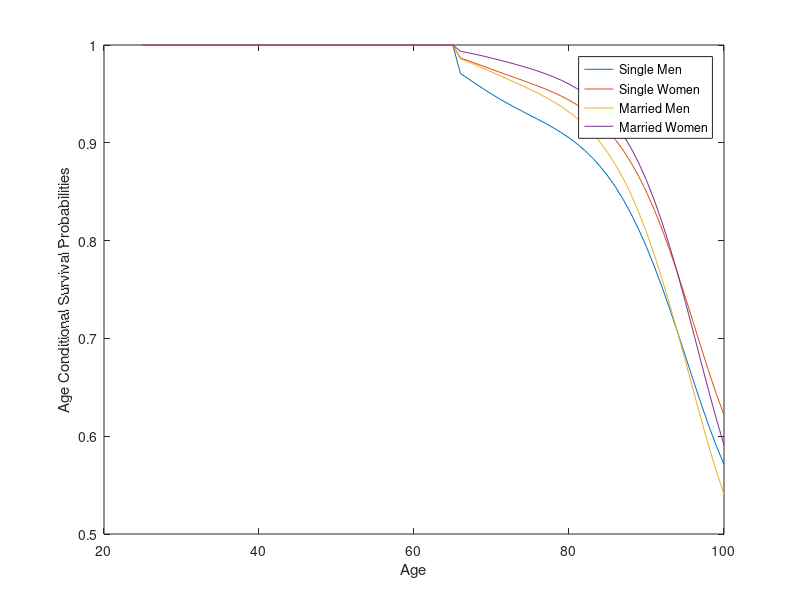
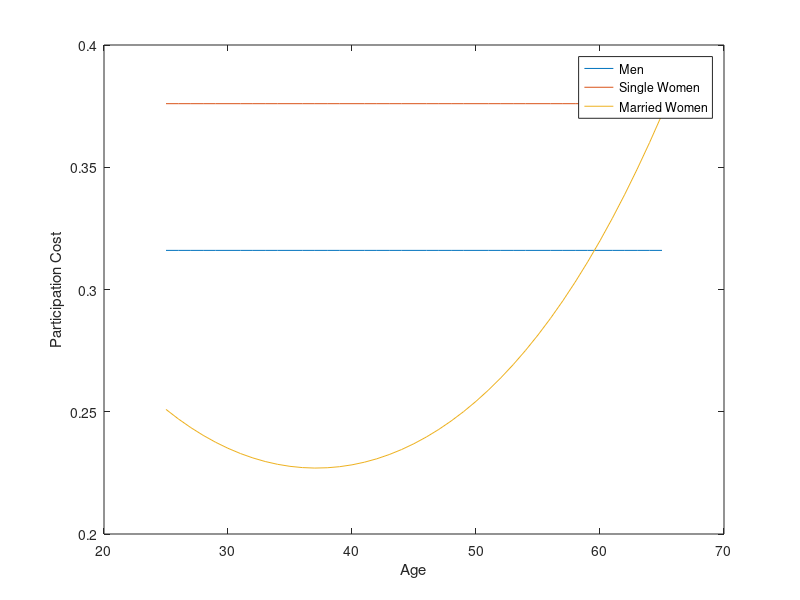

Write MATLAB code to recreate these figures, in order. (Note: this script raises an error after producing the figures.)
% Borella, De Nardi & Yang (2018) - The Aggregate Implications of Gender and Marriage
% We solve Economy 4 which is a model with three kinds of households: single female, single male, and married couple.
% Because moving between these is possible, and the moves are exogenous, we
% need to think of one agent who changes 'type' based on an exogenous state.

% Two small notational changes from BDNY2018. The deterministic
% age-dependent component of ages is called kappa_j (they call it e) and
% the markov (AR(1)) shock is called z (they call it epsilon).

% Everything is nice and smooth. 

% Two small errors/typos in BDNY2018 paper: 
% 1) pg 11, eqn 2 tells us that n is 0 to 1, but when used in eqn 5 it should 
% be hours (so 5840 times as much). Effectively, eqn 5 (and 13) is missing 
% a constant parameter than multiplies n. I will refer to this missing
% parameter as 'potential hours'.
% 2) pg 21, the multivariate normal for the initial distribution has
% delta_a on left and right hand sides, it should only appear on the left
% (should not appear on the right).

% The paper is missing a few parameters but the authors were very good/nice about 
% sending them in an clean well-documented format when I requested them by 
% email. You can find them all below, specifically, the conditional
% survival probabilities, the parametrization of the initial distribution,
% the 'potential hours' that multiplies n in eqn 5 (and 14),
% and kappa_j (the kappa_j are shown in Figure 13, but they sent me the exact
% numbers).

% Reproduces Figures 9, 10, 11, 14 of BDNY2018 (the parts relating to model, those figures also contain data which is not reproduced here)
% Create additional new figures 1,2,3 to show some other parts of the model to help illustrate what is going on.

CreateFigures=1


%%
n_d=[51,51]; % Two decision variables, endogenous labor supply for female and male, respectively
n_a=701; % Endogenous state, asset holdings
n_z=[7,7,4]; % Three exogenous states, female labor productivity, male labor productivity, household-type
N_j=76; 
Params.agejshifter=24; % Ages 25 to 100.

% A quick explanation of the third exogenous state which takes four values.
% This is the 'four' household types. We have single males, single females,
% and married couples. Because the married couples can transition to being
% single male/female, we cannot set them up at permanent types. So we set
% up an exogenous state to control these transitions. Notice that these
% transition probabilities occur based on the conditional survival
% probabilities, and that the conditional survival probabilities depend on
% this state. As a result, instead of treating conditional survival
% probabilities as another discount factor (which is standard) we instead
% treat the conditional survival probabilities as transition probabilities
% of the exogenous state. We therefore need to add a fourth grid point to
% the exogenous state which signifies death. This is not particully
% computationally efficient, but it is easy enough (VFI Toolkit has no
% feature to permit the conditional survival probabilities to depend on the
% exogenous state which would be the better way to handle it.)

% The third exogenous state is called 'htype', and htype==1 is married
% couple, htype==2 is single female, htype==3 is single male, and hype==4
% is deceased.

%% Parameters
% Economy 4, so most parameters come from Table 9
% [some from Table 3 and Table 4]
% Paper is missing a few parameter values, BDNY were kind enough to send them by email. 
% Big thanks to them! Specifically, kappa_j (deterministic age-dependent component of 
% earnings), s_j (conditional survival probabilities), potential hours, and the 
% parameters that determine  the initial age distribution are those that are from email.

% Age j
Params.agej=1:1:N_j;
% actual age is agej+agejshifter
Params.age=Params.agej+Params.agejshifter;
% Retirement age
Params.Jr=66-Params.agejshifter; % Retire at age 66


% Preferences
Params.beta=0.961; % Discount factor
Params.gamma=2; % risk aversion coefficient
Params.omega=0.496; % Consumption weight

% Labor force participation fixed cost (only used for working age)
Params.participationcost_men=0.316;
Params.participationcost_women_single=0.376;
Params.participationcost_women_married=exp(0.0009.*Params.agej.^2-0.0236*Params.agej-1.0708)./(1+exp(0.0009.*Params.agej.^2-0.0236*Params.agej-1.0708));
% Participation cost for women: this formula comes from pg 25 of BDNY2018.
% Figure 14 plots it and the formula here does reproduce the figure.
% [I originally used age rather than agej in formula, but Fig 14 makes it clear that is should be agej]
if CreateFigures==1
    figure(14)
    plot(Params.age(1:Params.Jr-1),Params.participationcost_men*ones(1,Params.Jr-1))
    hold on
    plot(Params.age(1:Params.Jr-1),Params.participationcost_women_single*ones(1,Params.Jr-1))
    plot(Params.age(1:Params.Jr-1),Params.participationcost_women_married(1:Params.Jr-1))
    hold off
    ylabel('Participation Cost')
    xlabel('Age')
    legend('Men','Single Women','Married Women')
end

% Hours worked factor
Params.potentialhours=5840; % BDNY2018 by email tell me that the 'total potential hours' which multiplies n is5840 (=365 days*16 hrs per day)

% Prices
Params.r=0.04; % interest rate

% Retirement and Pensions
Params.tau_ss=0.038; % Social security tax rate on employees

% Earnings process, deterministic component
Params.kappa_j_men=[14.28697096, 14.92876666, 15.50469684, 16.01569213, 16.46435926, 16.85445477, 17.19077667, 17.47871754, 17.72400614, 17.93263075, 18.11042972, 18.26303369, 18.39575626, 18.51342232, 18.62027424, 18.72015966, 18.81615859, 18.91073972, 19.00573926, 19.10217112, 19.20062825, 19.30071226, 19.40137617, 19.50086844, 19.5965984, 19.68513928, 19.76237742, 19.82327991, 19.86221136, 19.87262189, 19.84732029, 19.77866833, 19.65858228, 19.47902022, 19.2315277, 18.90867856, 18.50342777, 18.01015922, 17.42479166, 16.74579195, 15.97365815, zeros(1,N_j-Params.Jr+1)]; % fill in zeros for retirement ages
Params.kappa_j_women=[10.23342169, 10.33615559, 10.43110283, 10.52023978, 10.605471, 10.6885492, 10.77108253, 10.85453538, 10.94021008, 11.0292408, 11.12258805, 11.22103341, 11.32520757, 11.43549369, 11.55209724, 11.67506067, 11.80415986, 11.93894804, 12.07874142, 12.22256703, 12.36923078, 12.51715371, 12.66452781, 12.8091787, 12.94859127, 13.07991699, 13.19993625, 13.30513432, 13.3916985, 13.45548729, 13.49216302, 13.49726402, 13.46622906, 13.3946316, 13.27811246, 13.11277571, 12.89515939, 12.6225513, 12.29306153, 11.90600625, 11.46174536, zeros(1,N_j-Params.Jr+1)]; % fill in zeros for retirement ages

% Earnings processes (from Table 4)
% Persistence of markov shocks
Params.rho_z_men=0.973;
Params.rho_z_women=0.963;
% Params.rho_z_menwomen=0.973;
Params.rho_z_married=0.972;
% Variance of markov innovations
Params.sigmasq_upsilon_men=0.016;
Params.sigmasq_upsilon_women=0.014;
% Params.sigmasq_upsilon_menwomen=0.021;
Params.sigmasq_upsilon_married=0.013;
% Initial variance
Params.sigmasq_init_z_men=0.128;
Params.sigmasq_init_z_women=0.128;
% Params.sigmasq_init_z_menwomen=0.128;
Params.sigmasq_init_z_married=0.128;

% Conditional Survival Probabilities [Just used to construct transition probabilities for htype]
% BDNY2018 Appendix A states "We model the probability of being alive at
% time t as a logit function" from HRS biennial data. They do state that s_j=1 for working ages
% I emailed authors and they sent me the following parameter values
Params.s_j_men=[ones(1,Params.Jr-1), 0.9708540312, 0.9654954844, 0.9601461089, 0.9549150054, 0.9498879234, 0.9451082213, 0.940578516, 0.9362672177, 0.9321064622, 0.928034319, 0.9239414182, 0.919726484, 0.9152684335, 0.9104409934, 0.9051246504, 0.8991750989, 0.8924468522, 0.884799902, 0.8760654515, 0.8661334404, 0.8548043058, 0.8419632417, 0.8275050364, 0.8113131369, 0.7934129312, 0.7737980124, 0.7526544571, 0.7301095265, 0.7065543154, 0.682371187, 0.6581025282, 0.6341793149, 0.6114001461, 0.5902426503, 0.5713174184];
Params.s_j_women=[ones(1,Params.Jr-1), 0.9867173292, 0.9839537557, 0.9810895031, 0.9781775739, 0.9752641812, 0.9723774046, 0.969525577, 0.966698489, 0.963864254, 0.9609913506, 0.9580178755, 0.9548816988, 0.9515039178, 0.947796448, 0.9436688848, 0.9390081383, 0.933691744, 0.9275915251, 0.9205495885, 0.9124369293, 0.9030503063, 0.8922328875, 0.8798241982, 0.86564477, 0.8496186806, 0.8316466875, 0.8117952836, 0.7901019966, 0.7668593618, 0.7423955654, 0.7172294449, 0.6918221763, 0.667022471, 0.6434068853, 0.6216936057];
Params.s_j_married_men=[ones(1,Params.Jr-1), 0.9857772492, 0.9826486379, 0.979351984, 0.975942647, 0.9724705996, 0.968967363, 0.9654432869, 0.9618879751, 0.9582658633, 0.9545406942, 0.9506398489, 0.9464884755, 0.9419901481, 0.9370354902, 0.9315104472, 0.9252723856, 0.9181662883, 0.9100301624, 0.9006674505, 0.8899198529, 0.8775450903, 0.863366277, 0.8472150339, 0.8289168868, 0.8084411651, 0.785749516, 0.7610170302, 0.7343962364, 0.706334129, 0.677301214, 0.6479487248, 0.6188217937, 0.5908262567, 0.5645208063, 0.5405648483];
Params.s_j_married_women=[ones(1,Params.Jr-1), 0.9935989401, 0.992044741, 0.9903554811, 0.9885517802, 0.9866536883, 0.9846739092, 0.9826155039, 0.980471028, 0.9782190319, 0.975836103, 0.973276773, 0.970490844, 0.9674117874, 0.9639603055, 0.960048177, 0.9555625464, 0.9503736337, 0.9443364884, 0.937270943, 0.92900752, 0.9193032442, 0.9079407056, 0.8946906353, 0.8793009575, 0.861614884, 0.8414655991, 0.8188646896, 0.7938284563, 0.7666627684, 0.7377541306, 0.7077193293, 0.6771431241, 0.6470122624, 0.6180256858, 0.5909978175];
% Do a plot of the survival probabilities, just to see them
if CreateFigures==1
    figure(1)
    plot(Params.age,Params.s_j_men)
    hold on
    plot(Params.age,Params.s_j_women)
    plot(Params.age,Params.s_j_married_men)
    plot(Params.age,Params.s_j_married_women)
    hold off
    ylabel('Age Conditional Survival Probabilities')
    xlabel('Age')
    legend('Single Men','Single Women','Married Men','Married Women')
end


%% Grids
a_grid=500000*linspace(0,1,n_a)'.^3; 
% I just had to guess a max, then adjust it till it was reasonable
% BDNY2018 are essentially using this grid in USD (can be nice when you go to data)

n1_grid=linspace(0,1,n_d(1))'; % can tell from size of 'participationcost' parameters that model is on 0 to 1 (not actual hours worked which is what figures show)
n2_grid=linspace(0,1,n_d(2))';
d_grid=[n1_grid; n2_grid];

% Discretization is an AR(1), but because there is an initial distribution
% (variance) which is not the asymptotic/unconditional variance, we are
% better (in sense grid will be more efficient) using a life-cycle AR(1) method.
% Because male and female exogenous shocks are independent, we will create them separately and then join the two
% Set the initial distribution
kirkbyoptions_men.initialj1sigmaz=sqrt(Params.sigmasq_init_z_men); % age j=1 is a normal distribution with mean zero and this standard deviation [you can also set the mean, but default is zero]
[z_grid_J_men, pi_z_J_men,jequaloneDistz_men,~] = discretizeLifeCycleAR1_KFTT(0,Params.rho_z_men,sqrt(Params.sigmasq_upsilon_men),n_z(2),N_j,kirkbyoptions_men);
kirkbyoptions_women.initialj1sigmaz=sqrt(Params.sigmasq_init_z_women); % age j=1 is a normal distribution with mean zero and this standard deviation [you can also set the mean, but default is zero]
[z_grid_J_women, pi_z_J_women,jequaloneDistz_women,~] = discretizeLifeCycleAR1_KFTT(0,Params.rho_z_women,sqrt(Params.sigmasq_upsilon_women),n_z(1),N_j,kirkbyoptions_women);
% Note, this is currently ln(z). We want the actual z
z_grid_J_men=exp(z_grid_J_men);
z_grid_J_women=exp(z_grid_J_women);
% Set up the htype
htype_grid=(1:1:4)';
pi_htype_J=zeros(4,4,N_j);% Build from the conditional survival probabilities
for jj=1:N_j
    % Married couples
    pi_htype_J(1,1,jj)=Params.s_j_married_men(jj)*Params.s_j_married_women(jj);
    pi_htype_J(1,2,jj)=1-Params.s_j_married_men(jj);
    pi_htype_J(1,3,jj)=1-Params.s_j_married_women(jj);
    % Single women
    pi_htype_J(2,2,jj)=Params.s_j_married_women(jj);
    pi_htype_J(2,4,jj)=1-Params.s_j_married_women(jj);
    % Single men
    pi_htype_J(3,3,jj)=Params.s_j_married_men(jj);
    pi_htype_J(3,4,jj)=1-Params.s_j_married_men(jj);
    % Note: since V for deceased is zero, what we put as transtion
    % probability from deceased to deceased (1 or 0) anyway irrelevant.
    pi_htype_J(4,4,jj)=1;
end

% Put together the exogenous shocks
z_grid_J=zeros(sum(n_z),N_j);
pi_z_J=zeros(prod(n_z),prod(n_z),N_j);
for jj=1:N_j
    z_grid_J(:,jj)=[z_grid_J_women(:,jj);z_grid_J_men(:,jj);htype_grid];
    pi_z_J(:,:,jj)=kron(pi_htype_J(:,:,jj),kron(pi_z_J_men(:,:,jj),pi_z_J_women(:,:,jj))); % note, kron in reverse order
end

%% Return Function and Discount Parameters
DiscountFactorParamNames={'beta'}; 
% Normally we would put the survival probabilities into the discount
% factor. But here we instead have the survival probabilities acting
% through the exogenous state transition probabilities as we need 

ReturnFn=@(n_f,n_m,aprime,a,z_f,z_m,htype,r,omega,gamma,tau_ss,participationcost_men,participationcost_women_single,participationcost_women_married,kappa_j_women,kappa_j_men,potentialhours)...
    BorellaDeNardiYang2018_ReturnFn(n_f,n_m,aprime,a,z_f,z_m,htype,r,omega,gamma,tau_ss,participationcost_men,participationcost_women_single,participationcost_women_married,kappa_j_women,kappa_j_men,potentialhours);

%% Solve value function
vfoptions=struct(); % use defaults
vfoptions.verbose=1;
vfoptions.lowmemory=1;
tic;
[V,Policy]=ValueFnIter_Case1_FHorz(n_d,n_a,n_z,N_j,d_grid,a_grid,z_grid_J,pi_z_J,ReturnFn,Params,DiscountFactorParamNames,[],vfoptions);
toc

%% Plot some policy functions to take a look
% I can't be bothered just now :)

%% You could take a look at value functions to see if better/worse off being single/married
% Not really important in this model, as all changes in martial status are completely exogenous anyway.



%% Age j=1 agent distribution
% BDNY2018 Appendix A
% Model joint distribution of initial assets and wage shocks at age 25 as a
% joint log-normal in the logarithm of the asset and wage shock
% (ln(a+delta_a) )    ( mu_a                  )
% (  ln z        ) ~ N(    mu_z       , Sigma_s)
% 
% delta_a is a shift parameter for assets to have only positive values to be able to take logs.
% For Economy 4 with couples it is joint normal of the two ln(z) for female
% and male and the assets (so tri-variate instead of bi-variate).
%
% NOTE: VERSION IN BDNY2018 ERRONEOUSLY PUTS delta_a ON RIGHT HAND SIDE AS WELL (mu_a+delta_a instead of mu_a as here)


% BDNY2018 don't report the parameters of this tri-variate log-normal
% distribution (except the initial variance of ln(z) which is in Table 4)
% I emailed and they kindly sent me the following.
% Joint Distribution at age 25														
% Couples				Variance/Covariance Matrix			
% 	                      mu	    delta_a			            log(wealth)	Prod. Shock	Prod. Shock Spouse
% log(wealth)	        11.35902	69155.39		log(wealth)	0.1578558	0.018727	0.0153577
% Prod. Shock	        0.0231509	0		      Prod. Shock	0.018727	0.091125	0.0153023
% Prod. Shock Spouse	0.0013973	0		 Prod. Shock Spouse	0.0153577	0.0153023	0.0777305

% Note that we already have grids on assets, and on productivity for female
% and male. So we just want to assign mass on these grids to fit this
% distribution.
% What we use is to allocate based on the joint-normal cdf (to the grids in logs).

% Let's first just create the mean and var-covar from the values in email.
delta_a=69155.39;
% Note that in codes, the ordering is assets, productivity shock female,
% productivity shock male. So have to swap female and male order from what 
% BDNY sent in the email. (I have assumed 'Spouse' refers to female)
jequal1_mu=[11.35902, 0.0013973, 0.0231509];
jequal1_sigma=[0.1578558, 0.0153577,0.018727; 0.0153577, 0.0777305, 0.0153023; 0.018727, 0.0153023, 0.091125];

% Get log(producitivity) grids for age j=1.
logz_f_jequal1grid=log(z_grid_J_women(:,1));
logz_m_jequal1grid=log(z_grid_J_men(:,1));

% Initial dist for on assets is on log(assets+delta_a)
tic;
jequaloneDist=MVNormal_ProbabilitiesOnGrid([log(a_grid+delta_a); logz_f_jequal1grid; logz_m_jequal1grid],jequal1_mu, jequal1_sigma, [n_a,n_z(1),n_z(2)]);
initdisttime=toc

% Take a look over the asset grid
if CreateFigures==1
    figure(2)
    plot(a_grid,cumsum(sum(sum(sum(jequaloneDist,4),3),2)))
    title('Initial dist: marginal cdf over assets')
    % Almost everyone starts with 0 to 200,000 USD
end

% Comment: Evaluating a Multivariate-Normal cdf is not
% computationally cheap/fast (for anything but a small grid).
% An obvious alternative to get code faster here would be to only put the
% initial dist onto the lower 1/2 (or somesuch) of the asset distribution. Following two
% lines demonstrate how you would do this
% jequaloneDist=zeros([n_a,n_z(1),n_z(2),'gpuArray');
% jequaloneDist(1:floor(n_a/2),:,:)=MVNormal_ProbabilitiesOnGrid([log(a_grid(1:floor(n_a/2))+delta_a); logz_f_jequal1grid; logz_m_jequal1grid],jequal1_mu, jequal1_sigma, [floor(n_a/2),n_z(1),n_z(2)]);

% Distribution is currently over [n_a,n_z(1),n_z(2)]
% Needs to be over [n_a,n_z(1),n_z(2), n_z(3)]

% To do this we have to define relative mass of the household types.
% BDNY2018 did this, as required for Fig 11

% Table 1 of BDNY2018 says 0.43 married, 0.07 single female, and 0.07
% single male (at age 25). Paper does not explictly say that these (initial) weights
% are were used for model, but BDNY2018 confirmed this to me by email.
mass_hhtypes=[0.43,0.07,0.07,0]; % married, single female, single male, deceased (note, these masses will change over time, this is just for j=1) 
mass_hhtypes=mass_hhtypes/sum(mass_hhtypes); % normalize total mass to one
jequaloneDist=jequaloneDist.*shiftdim(mass_hhtypes,-2);



%% Agent distribution
AgeWeightParamNames={'mewj'};
Params.mewj=(1:1:N_j)/N_j;
% BDNY2018 don't define this as it is not needed since only model output they look at is life-cycle profiles, 
% but toolkit requires it (will have no impact on results as long as you are only looking at life-cycle profiles are these
% are anyway conditional on age).

simoptions=struct(); % use default simoptions
StationaryDist=StationaryDist_FHorz_Case1(jequaloneDist,AgeWeightParamNames,Policy,n_d,n_a,n_z,N_j,pi_z_J,Params,simoptions);


%% Plot some life-cycle profiles
% We only want age-conditional means, by using simoptions.whichstats we can specify this and make things faster
simoptions.whichstats=[1,0,0,0,0,0,0]; % http://discourse.vfitoolkit.com/t/how-to-cut-runtimes-for-life-cycle-profiles-or-allstats-when-you-dont-need-all-the-stats-simoptions-whichstats/253


% Start with some basics, just look fraction of households of each type
FnsToEvaluate_hhtype.marriedhh=@(n_f,n_m,aprime,a,z_f,z_m,htype) (htype==1);
FnsToEvaluate_hhtype.singlefemalehh=@(n_f,n_m,aprime,a,z_f,z_m,htype) (htype==2);
FnsToEvaluate_hhtype.singlemalehh=@(n_f,n_m,aprime,a,z_f,z_m,htype) (htype==3);
FnsToEvaluate_hhtype.deceasedhh=@(n_f,n_m,aprime,a,z_f,z_m,htype) (htype==4);
AgeConditionalStats_hhtype=LifeCycleProfiles_FHorz_Case1(StationaryDist,Policy,FnsToEvaluate_hhtype,Params,[],n_d,n_a,n_z,N_j,d_grid,a_grid,z_grid_J,simoptions);

if CreateFigures==1
    figure(3)
    plot(Params.agejshifter+(1:1:N_j),AgeConditionalStats_hhtype.marriedhh.Mean./(1-AgeConditionalStats_hhtype.deceasedhh.Mean)) % fraction married
    hold on
    plot(Params.agejshifter+(1:1:N_j),AgeConditionalStats_hhtype.singlefemalehh.Mean./(1-AgeConditionalStats_hhtype.deceasedhh.Mean)) % fraction single female
    plot(Params.agejshifter+(1:1:N_j),AgeConditionalStats_hhtype.singlemalehh.Mean./(1-AgeConditionalStats_hhtype.deceasedhh.Mean)) % fraction single male
    hold off
    title('Fraction of (living) households of each type')
    legend('married','single female','single male')
end

% Note that if we just compute standard life-cycles then their
% interpretation is problematic (as, e.g., our model in a single female
% household imputes a male labor supply of zero, which is correct but awkward)

% Hence we will do each household type one by one, and compute stats conditional on this type.
FnsToEvaluate_married.participation_men=@(n_f,n_m,aprime,a,z_f,z_m,htype) (n_m>0);
FnsToEvaluate_married.participation_women=@(n_f,n_m,aprime,a,z_f,z_m,htype) (n_f>0);
FnsToEvaluate_married.hours_men=@(n_f,n_m,aprime,a,z_f,z_m,htype,potentialhours) potentialhours*n_m;
FnsToEvaluate_married.hours_women=@(n_f,n_m,aprime,a,z_f,z_m,htype,potentialhours) potentialhours*n_f;
FnsToEvaluate_married.earnings_men=@(n_f,n_m,aprime,a,z_f,z_m,htype,kappa_j_men,potentialhours) kappa_j_men*z_m*potentialhours*n_m; % BDNY2018 refer to these as e, epsilon, n
FnsToEvaluate_married.earnings_women=@(n_f,n_m,aprime,a,z_f,z_m,htype,kappa_j_women,potentialhours) kappa_j_women*z_f*potentialhours*n_f; % BDNY2018 refer to these as e, epsilon, n
FnsToEvaluate_married.assets=@(n_f,n_m,aprime,a,z_f,z_m,htype) a;
simoptions.SampleRestrictionFn=@(n_f,n_m,aprime,a,z_f,z_m,htype) (htype==1);
AgeConditionalStats_married=LifeCycleProfiles_FHorz_Case1(StationaryDist,Policy,FnsToEvaluate_married,Params,[],n_d,n_a,n_z,N_j,d_grid,a_grid,z_grid_J,simoptions);

FnsToEvaluate_sfemale.participation=@(n_f,n_m,aprime,a,z_f,z_m,htype) (n_f>0);
FnsToEvaluate_sfemale.hours=@(n_f,n_m,aprime,a,z_f,z_m,htype,potentialhours) potentialhours*n_f;
FnsToEvaluate_sfemale.earnings=@(n_f,n_m,aprime,a,z_f,z_m,htype,kappa_j_women,potentialhours) kappa_j_women*z_f*potentialhours*n_f; % BDNY2018 refer to these as e, epsilon, n
FnsToEvaluate_sfemale.assets=@(n_f,n_m,aprime,a,z_f,z_m,htype) a;
simoptions.SampleRestrictionFn=@(n_f,n_m,aprime,a,z_f,z_m,htype) (htype==2);
AgeConditionalStats_sfemale=LifeCycleProfiles_FHorz_Case1(StationaryDist,Policy,FnsToEvaluate_sfemale,Params,[],n_d,n_a,n_z,N_j,d_grid,a_grid,z_grid_J,simoptions);

FnsToEvaluate_smale.participation=@(n_f,n_m,aprime,a,z_f,z_m,htype) (n_m>0);
FnsToEvaluate_smale.hours=@(n_f,n_m,aprime,a,z_f,z_m,htype,potentialhours) potentialhours*n_m;
FnsToEvaluate_smale.earnings=@(n_f,n_m,aprime,a,z_f,z_m,htype,kappa_j_men,potentialhours) kappa_j_men*z_m*potentialhours*n_m; % BDNY2018 refer to these as e, epsilon, n
FnsToEvaluate_smale.assets=@(n_f,n_m,aprime,a,z_f,z_m,htype) a;
simoptions.SampleRestrictionFn=@(n_f,n_m,aprime,a,z_f,z_m,htype) (htype==3);
AgeConditionalStats_smale=LifeCycleProfiles_FHorz_Case1(StationaryDist,Policy,FnsToEvaluate_smale,Params,[],n_d,n_a,n_z,N_j,d_grid,a_grid,z_grid_J,simoptions);


% Finally, a few things across all (living) households
FnsToEvaluate.participation=@(n_f,n_m,aprime,a,z_f,z_m,htype,potentialhours) ((n_f>0)+(n_m>0))/2*(htype==1)+(n_f>0)*(htype==2)+(n_m>0)*(htype==3); % note: divided by 2 for married HH (did this as that is what matches Fig 11 of BDNY2018)
FnsToEvaluate.hours=@(n_f,n_m,aprime,a,z_f,z_m,htype,potentialhours) potentialhours*(n_f+n_m)/2*(htype==1)+potentialhours*n_f*(htype==2)+potentialhours*n_m*(htype==3); % note: divided by 2 for married HH (did this as that is what matches Fig 11 of BDNY2018)
FnsToEvaluate.earnings=@(n_f,n_m,aprime,a,z_f,z_m,htype,kappa_j_women,kappa_j_men,potentialhours) (kappa_j_women*z_f*potentialhours*n_f+kappa_j_men*z_m*potentialhours*n_m)/2*(htype==1)+kappa_j_women*z_f*potentialhours*n_f*(htype==2)+kappa_j_men*z_m*potentialhours*n_m*(htype==3); % note: divided by 2 for married HH (did this as that is what matches Fig 11 of BDNY2018)
FnsToEvaluate.assets=@(n_f,n_m,aprime,a,z_f,z_m,htype) a/2*(htype==1)+a*(htype==2)+a*(htype==3); % would normally just be a, but need to do complicate it so I can divide by 2 for married couple
simoptions.SampleRestrictionFn=@(n_f,n_m,aprime,a,z_f,z_m,htype) (htype~=4);
AgeConditionalStats=LifeCycleProfiles_FHorz_Case1(StationaryDist,Policy,FnsToEvaluate,Params,[],n_d,n_a,n_z,N_j,d_grid,a_grid,z_grid_J,simoptions);


%% Figures of BDNY2018
% Let's do Figures 9, 10, 11 of BDNY2018
% These are the figures relating to Economy 4 (which is the model being done here)
% We only plot the 'half' of each Figure which is the model (they also plot data)

% To make it easy to compare to those in paper, I enforce similar xlim and ylim (ranges for the x and y axes)

% Figures 9 and 10 of BDNY2018
if CreateFigures==1
    figure(9)
    subplot(2,1,1); plot(Params.agejshifter+(1:1:Params.Jr-1), AgeConditionalStats_smale.participation.Mean(1:Params.Jr-1), Params.agejshifter+(1:1:Params.Jr-1), AgeConditionalStats_sfemale.participation.Mean(1:Params.Jr-1), Params.agejshifter+(1:1:Params.Jr-1), AgeConditionalStats_married.participation_men.Mean(1:Params.Jr-1), Params.agejshifter+(1:1:Params.Jr-1), AgeConditionalStats_married.participation_women.Mean(1:Params.Jr-1))
    legend('Single Men','Single Women','Married Men','Married Women')
    title('Participation')
    ylim([0.2,1])
    xlim([25,65])
    subplot(2,1,2); plot(Params.agejshifter+(1:1:Params.Jr-1), AgeConditionalStats_smale.hours.Mean(1:Params.Jr-1), Params.agejshifter+(1:1:Params.Jr-1), AgeConditionalStats_sfemale.hours.Mean(1:Params.Jr-1), Params.agejshifter+(1:1:Params.Jr-1), AgeConditionalStats_married.hours_men.Mean(1:Params.Jr-1), Params.agejshifter+(1:1:Params.Jr-1), AgeConditionalStats_married.hours_women.Mean(1:Params.Jr-1))
    legend('Single Men','Single Women','Married Men','Married Women')
    title('Hours')
    % ylim([500,2500])
    xlim([25,65])

    figure(10)
    subplot(2,1,1); plot(Params.agejshifter+(1:1:Params.Jr-1), AgeConditionalStats_smale.earnings.Mean(1:Params.Jr-1), Params.agejshifter+(1:1:Params.Jr-1), AgeConditionalStats_sfemale.earnings.Mean(1:Params.Jr-1), Params.agejshifter+(1:1:Params.Jr-1), AgeConditionalStats_married.earnings_men.Mean(1:Params.Jr-1), Params.agejshifter+(1:1:Params.Jr-1), AgeConditionalStats_married.earnings_women.Mean(1:Params.Jr-1))
    legend('Single Men','Single Women','Married Men','Married Women')
    title('Labor Income')
    xlim([25,65])
    subplot(2,1,2); plot(Params.agejshifter+(1:1:N_j), AgeConditionalStats_smale.assets.Mean, Params.agejshifter+(1:1:N_j), AgeConditionalStats_sfemale.assets.Mean, Params.agejshifter+(1:1:N_j), AgeConditionalStats_married.assets.Mean)
    legend('Single Men','Single Women','Couples')
    title('Assets')
    xlim([25,100])
end

% Figure 11 of BDNY2018
if CreateFigures==1
    % Note: this Figure is 'per person', so all married couple numbers are divided by 2
    figure(11)
    subplot(2,2,1); plot(Params.agejshifter+(1:1:Params.Jr-1), AgeConditionalStats.participation.Mean(1:Params.Jr-1))
    legend('Economy 4')
    title('Participation')
    ylim([0.2,1])
    xlim([25,65])
    subplot(2,2,2); plot(Params.agejshifter+(1:1:Params.Jr-1), AgeConditionalStats.hours.Mean(1:Params.Jr-1))
    title('Hours')
    ylim([500,2500])
    xlim([25,65])
    subplot(2,2,3); plot(Params.agejshifter+(1:1:Params.Jr-1), AgeConditionalStats.earnings.Mean(1:Params.Jr-1))
    title('Labor Income')
    ylim([8000,65000])
    xlim([25,65])
    subplot(2,2,4); plot(Params.agejshifter+(1:1:N_j), AgeConditionalStats.assets.Mean)
    title('Assets')
    ylim([0,500000])
    xlim([25,100])
end

% If you run with CreateFigures=0, you can just load the following and create all the graphs later
% (I ran the main code on a headless server, then created graphs on my desktop)
save BDNY2018.mat
% load BDNY2018.mat

